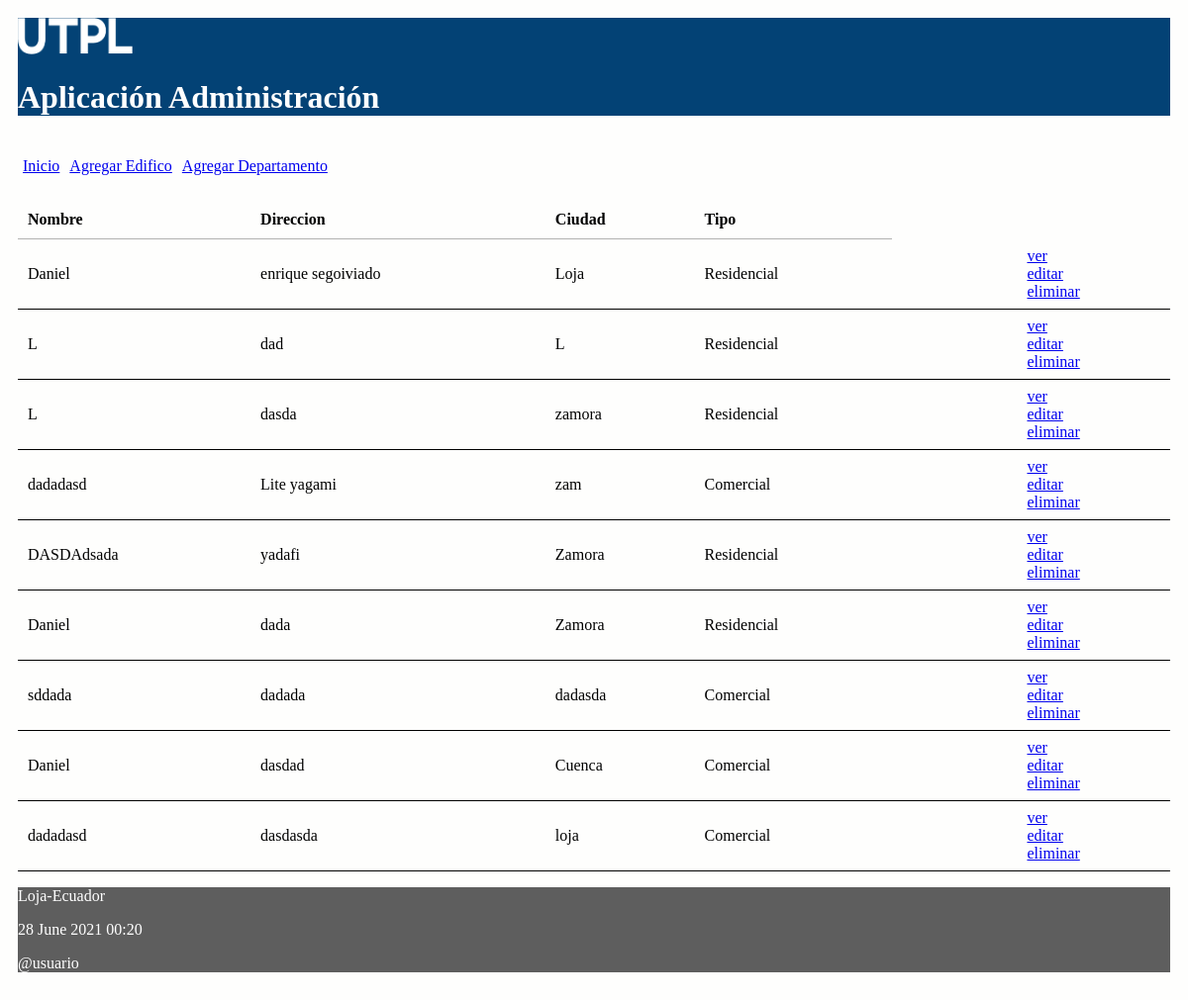
Before: / with the older database file.
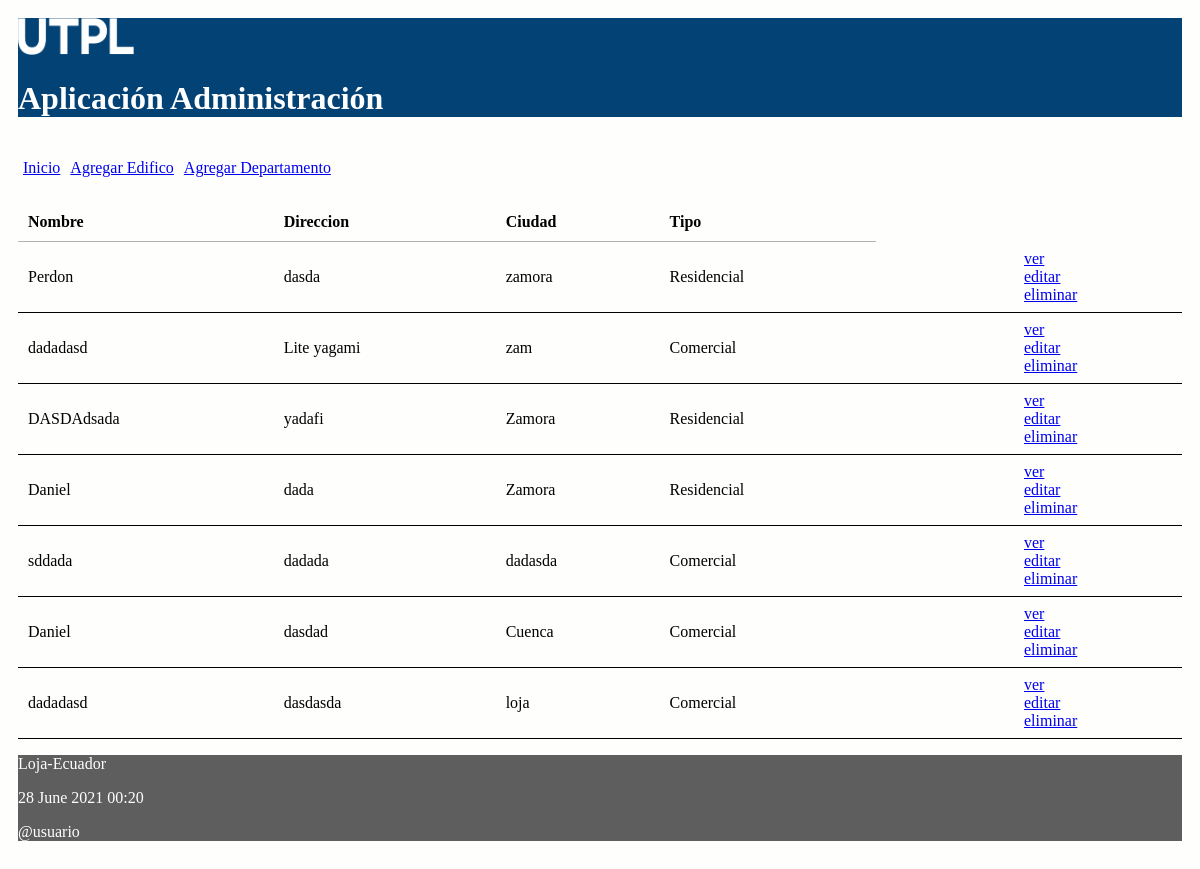
After: the same page with the newer database file.
### administrativo/models.py (models this page shows, shortened)
class Edificio(models.Model):
    nombre = models.CharField(max_length=30)
    direccion = models.CharField(max_length=30)
    ciudad = models.CharField(max_length=30)
    opciones_tipo=(
        ('Residencial','residencial'),
        ('Comercial','comercial'),
        )
    tipo = models.CharField(max_length=20, choices=opciones_tipo)

### administrativo/views.py (the view)
# urls.py: path('', views.index, name='index'),
def index(request):
    edificio = Edificio.objects.all()
    informacion_template = {'edificio': edificio, 'index_edificios': len(edificio)}
    return render(request, 'index.html', informacion_template)

### administrativo/templates/index.html (shortened to what this page needs)
{% extends "master.html" %}
{% block content %}
<table id="tabla_datos">
  <thead>
    <tr>
      <th>Nombre</th>
      <th>Direccion</th>
      <th>Ciudad</th>
      <th>Tipo </th>
    </tr>
  </thead>
  {% for e in edificio %}
  <tr>
    <td> {{e.nombre}} </td>
    <td> {{e.direccion}} </td>
    <td> {{e.ciudad}}</td>
    <td> {{e.tipo}}</td>
    <td>
    </td>
    <td> <a href="{% url 'obtener_edificio' e.id %}">ver</a> <br>
      <a href="{% url 'editar_edificio'  e.id %}">editar </a> <br>
      <a href="{% url 'eliminar_edificio' e.id %}"
      onclick="return confirm('¿Está seguro de la eliminación?')" >
      eliminar</a>
    </td>
  </tr>
  {% endfor %}
</table>
{% endblock %}

### administrativo/templates/master.html (shortened to what this page needs)
<!DOCTYPE html>
<html>
  <head>
    {% load static %}
    <link rel="stylesheet" type="text/css" href="{% static 'css/estilos.css' %}">
    <link rel="stylesheet" type="text/css" href="https://cdn.datatables.net/1.10.25/css/jquery.dataTables.min.css">
  </head>
  <body>
  <header>
    <img src="{% static 'images/logo.png' %}" height="10%" width="10%" alt="My image">
    <h1>Aplicación Administración </h1>
    <nav class="top_menu">
      <ul>
        <li><a href="{% url 'index' %}">Inicio</a></li>
        <li><a href="{% url 'crear_edificio' %}">Agregar Edifico</a></li>
        <li><a href="{% url 'crear_Departamento' %}">Agregar Departamento</a></li>
      </ul>
    </nav>
  </header>
  <section>
      {% block content %}{% endblock %}
  </section>
  {% include 'footer.html' %}
  </body>
</html>

### administrativo/templates/footer.html
<footer>
      <p>Loja-Ecuador</p>
      <p>{% now "j F Y H:i" %}</p>
      <p>@usuario</p>
</footer>

### administrativo/static/css/estilos.css (style rules this page uses)
body { background: #FEFEFD; padding: 10px; text-align: left; }
header { background: #034275; color: #FFF; }
section { width: 100%; }
th, td { padding: 5px; border-bottom: 1px solid black; }
.top_menu ul { list-style:none; float:left; padding: 5px; width:95%; }
.top_menu ul li { float:left; margin-right:10px; margin-bottom:5px; text: #FFF; }
footer { background: #5E5E5E; color: #FFF; }

Changed rows visible on the page:
removed Edificio: nombre "Daniel", direccion "enrique segoiviado", ciudad "Loja", tipo "Residencial"
removed Edificio: nombre "L", direccion "dad", ciudad "L", tipo "Residencial"
changed Edificio "dasda": nombre "L" → "Perdon"
